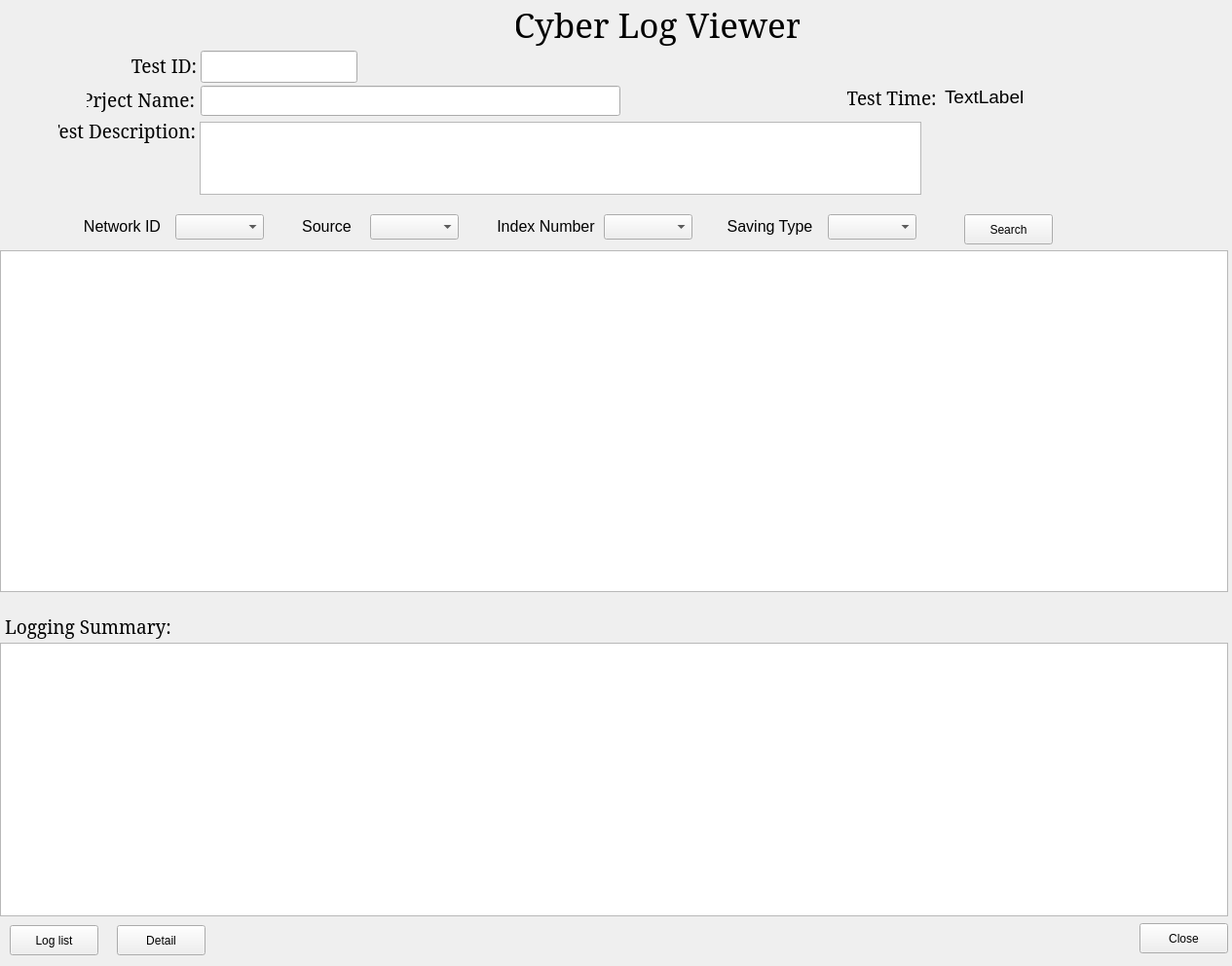
<ui version="4.0" >
 <class>Form</class>
 <widget class="QWidget" name="Form" >
  <property name="geometry" >
   <rect>
    <x>0</x>
    <y>0</y>
    <width>1265</width>
    <height>992</height>
   </rect>
  </property>
  <property name="windowTitle" >
   <string>Form</string>
  </property>
  <widget class="QLabel" name="label_4" >
   <property name="geometry" >
    <rect>
     <x>89</x>
     <y>87</y>
     <width>111</width>
     <height>31</height>
    </rect>
   </property>
   <property name="font" >
    <font>
     <family>Luxi Serif</family>
     <pointsize>14</pointsize>
    </font>
   </property>
   <property name="text" >
    <string>Prject Name:</string>
   </property>
   <property name="alignment" >
    <set>Qt::AlignRight|Qt::AlignTrailing|Qt::AlignVCenter</set>
   </property>
  </widget>
  <widget class="QLabel" name="label_2" >
   <property name="geometry" >
    <rect>
     <x>60</x>
     <y>119</y>
     <width>141</width>
     <height>31</height>
    </rect>
   </property>
   <property name="font" >
    <font>
     <family>Luxi Serif</family>
     <pointsize>14</pointsize>
    </font>
   </property>
   <property name="text" >
    <string>Test Description:</string>
   </property>
   <property name="alignment" >
    <set>Qt::AlignRight|Qt::AlignTrailing|Qt::AlignVCenter</set>
   </property>
  </widget>
  <widget class="QPushButton" name="pbClose" >
   <property name="geometry" >
    <rect>
     <x>1170</x>
     <y>948</y>
     <width>91</width>
     <height>31</height>
    </rect>
   </property>
   <property name="text" >
    <string>Close</string>
   </property>
  </widget>
  <widget class="QLabel" name="label_9" >
   <property name="geometry" >
    <rect>
     <x>98</x>
     <y>52</y>
     <width>104</width>
     <height>31</height>
    </rect>
   </property>
   <property name="font" >
    <font>
     <family>Luxi Serif</family>
     <pointsize>14</pointsize>
    </font>
   </property>
   <property name="text" >
    <string>Test ID:</string>
   </property>
   <property name="alignment" >
    <set>Qt::AlignRight|Qt::AlignTrailing|Qt::AlignVCenter</set>
   </property>
  </widget>
  <widget class="QLabel" name="label_6" >
   <property name="geometry" >
    <rect>
     <x>870</x>
     <y>80</y>
     <width>91</width>
     <height>41</height>
    </rect>
   </property>
   <property name="font" >
    <font>
     <family>Luxi Serif</family>
     <pointsize>14</pointsize>
    </font>
   </property>
   <property name="text" >
    <string>Test Time:</string>
   </property>
   <property name="alignment" >
    <set>Qt::AlignCenter</set>
   </property>
  </widget>
  <widget class="QLabel" name="label" >
   <property name="geometry" >
    <rect>
     <x>530</x>
     <y>2</y>
     <width>291</width>
     <height>46</height>
    </rect>
   </property>
   <property name="font" >
    <font>
     <family>Luxi Serif</family>
     <pointsize>26</pointsize>
     <weight>50</weight>
     <bold>false</bold>
    </font>
   </property>
   <property name="text" >
    <string>Cyber Log Viewer</string>
   </property>
   <property name="alignment" >
    <set>Qt::AlignCenter</set>
   </property>
  </widget>
  <widget class="QLineEdit" name="leProjectName" >
   <property name="geometry" >
    <rect>
     <x>206</x>
     <y>88</y>
     <width>431</width>
     <height>31</height>
    </rect>
   </property>
   <property name="font" >
    <font>
     <pointsize>12</pointsize>
    </font>
   </property>
   <property name="text" >
    <string/>
   </property>
  </widget>
  <widget class="QLabel" name="lbTestTime" >
   <property name="geometry" >
    <rect>
     <x>970</x>
     <y>84</y>
     <width>221</width>
     <height>31</height>
    </rect>
   </property>
   <property name="font" >
    <font>
     <pointsize>14</pointsize>
    </font>
   </property>
   <property name="text" >
    <string>TextLabel</string>
   </property>
  </widget>
  <widget class="QLineEdit" name="leTestID" >
   <property name="geometry" >
    <rect>
     <x>206</x>
     <y>52</y>
     <width>161</width>
     <height>33</height>
    </rect>
   </property>
   <property name="font" >
    <font>
     <pointsize>12</pointsize>
    </font>
   </property>
   <property name="text" >
    <string/>
   </property>
  </widget>
  <widget class="QTableWidget" name="tableWidget" >
   <property name="geometry" >
    <rect>
     <x>0</x>
     <y>257</y>
     <width>1261</width>
     <height>351</height>
    </rect>
   </property>
   <property name="font" >
    <font>
     <pointsize>10</pointsize>
     <weight>75</weight>
     <bold>true</bold>
    </font>
   </property>
  </widget>
  <widget class="QTextEdit" name="teDesc" >
   <property name="geometry" >
    <rect>
     <x>205</x>
     <y>125</y>
     <width>741</width>
     <height>75</height>
    </rect>
   </property>
  </widget>
  <widget class="QPushButton" name="pbDetail" >
   <property name="geometry" >
    <rect>
     <x>120</x>
     <y>950</y>
     <width>91</width>
     <height>31</height>
    </rect>
   </property>
   <property name="text" >
    <string>Detail</string>
   </property>
  </widget>
  <widget class="QPushButton" name="pbLoglist" >
   <property name="geometry" >
    <rect>
     <x>10</x>
     <y>950</y>
     <width>91</width>
     <height>31</height>
    </rect>
   </property>
   <property name="text" >
    <string>Log list</string>
   </property>
  </widget>
  <widget class="QTableWidget" name="summaryTable" >
   <property name="geometry" >
    <rect>
     <x>0</x>
     <y>660</y>
     <width>1261</width>
     <height>281</height>
    </rect>
   </property>
   <property name="font" >
    <font>
     <pointsize>10</pointsize>
     <weight>75</weight>
     <bold>true</bold>
    </font>
   </property>
  </widget>
  <widget class="QLabel" name="label_7" >
   <property name="geometry" >
    <rect>
     <x>0</x>
     <y>630</y>
     <width>181</width>
     <height>26</height>
    </rect>
   </property>
   <property name="font" >
    <font>
     <family>Luxi Serif</family>
     <pointsize>14</pointsize>
    </font>
   </property>
   <property name="text" >
    <string>Logging Summary:</string>
   </property>
   <property name="alignment" >
    <set>Qt::AlignCenter</set>
   </property>
  </widget>
  <widget class="QComboBox" name="comboBox" >
   <property name="geometry" >
    <rect>
     <x>180</x>
     <y>220</y>
     <width>91</width>
     <height>26</height>
    </rect>
   </property>
  </widget>
  <widget class="QComboBox" name="comboBox_3" >
   <property name="geometry" >
    <rect>
     <x>620</x>
     <y>220</y>
     <width>91</width>
     <height>26</height>
    </rect>
   </property>
  </widget>
  <widget class="QLabel" name="label_5" >
   <property name="geometry" >
    <rect>
     <x>740</x>
     <y>220</y>
     <width>101</width>
     <height>24</height>
    </rect>
   </property>
   <property name="font" >
    <font>
     <pointsize>12</pointsize>
     <weight>50</weight>
     <bold>false</bold>
    </font>
   </property>
   <property name="text" >
    <string>Saving Type</string>
   </property>
   <property name="alignment" >
    <set>Qt::AlignCenter</set>
   </property>
  </widget>
  <widget class="QLabel" name="label_8" >
   <property name="geometry" >
    <rect>
     <x>510</x>
     <y>220</y>
     <width>101</width>
     <height>24</height>
    </rect>
   </property>
   <property name="font" >
    <font>
     <pointsize>12</pointsize>
     <weight>50</weight>
     <bold>false</bold>
    </font>
   </property>
   <property name="text" >
    <string>Index Number</string>
   </property>
   <property name="alignment" >
    <set>Qt::AlignCenter</set>
   </property>
  </widget>
  <widget class="QComboBox" name="comboBox_4" >
   <property name="geometry" >
    <rect>
     <x>850</x>
     <y>220</y>
     <width>91</width>
     <height>26</height>
    </rect>
   </property>
  </widget>
  <widget class="QComboBox" name="comboBox_2" >
   <property name="geometry" >
    <rect>
     <x>380</x>
     <y>220</y>
     <width>91</width>
     <height>26</height>
    </rect>
   </property>
  </widget>
  <widget class="QLabel" name="label_3" >
   <property name="geometry" >
    <rect>
     <x>80</x>
     <y>220</y>
     <width>91</width>
     <height>24</height>
    </rect>
   </property>
   <property name="font" >
    <font>
     <pointsize>12</pointsize>
     <weight>50</weight>
     <bold>false</bold>
    </font>
   </property>
   <property name="text" >
    <string>Network ID</string>
   </property>
   <property name="alignment" >
    <set>Qt::AlignCenter</set>
   </property>
  </widget>
  <widget class="QLabel" name="label_10" >
   <property name="geometry" >
    <rect>
     <x>300</x>
     <y>220</y>
     <width>71</width>
     <height>24</height>
    </rect>
   </property>
   <property name="font" >
    <font>
     <pointsize>12</pointsize>
     <weight>50</weight>
     <bold>false</bold>
    </font>
   </property>
   <property name="text" >
    <string>Source</string>
   </property>
   <property name="alignment" >
    <set>Qt::AlignCenter</set>
   </property>
  </widget>
  <widget class="QPushButton" name="pbSearch" >
   <property name="geometry" >
    <rect>
     <x>990</x>
     <y>220</y>
     <width>91</width>
     <height>31</height>
    </rect>
   </property>
   <property name="text" >
    <string>Search</string>
   </property>
  </widget>
 </widget>
 <resources/>
 <connections/>
</ui>
